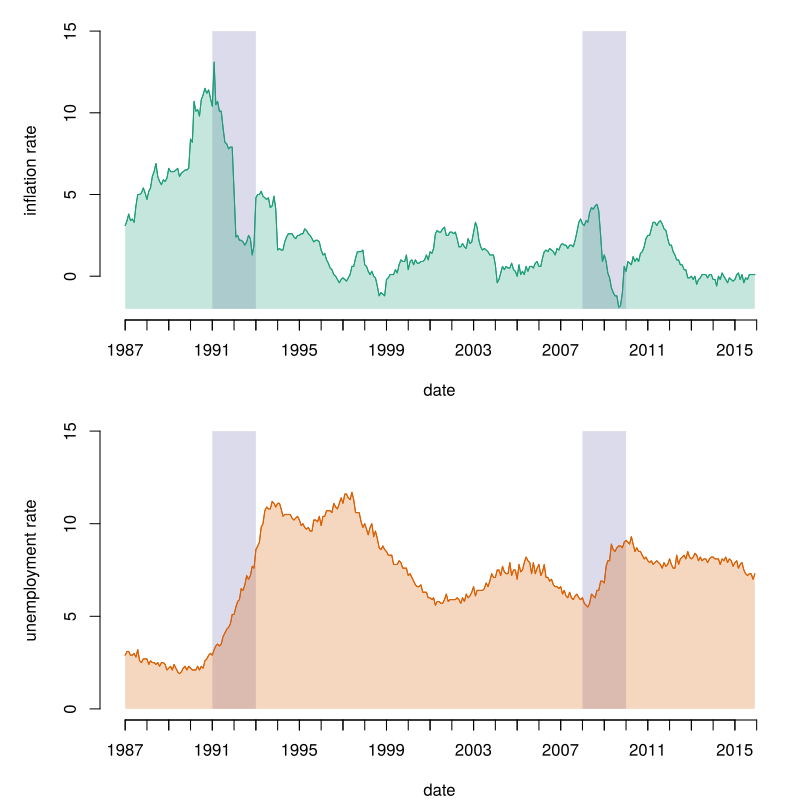

Recreate this plot in R.
##############################################################################
##############################################################################
# Example 2.1
# Philips curve modelfor Swedish inflation/unemployment
# Reproduces Figure 2.2
#
# Copyright (c) 2016 Johan Dahlin [ johan.dahlin (at) liu.se ]
# Distributed under the MIT license.
#
##############################################################################
##############################################################################

#setwd("~/projects/phd-thesis/thesis-figures/ex-philips")

# Setup plot colors
library("RColorBrewer")
plotColors = brewer.pal(6, "Dark2");

d            <- read.table("philipscurve_sweden_1987_2015.csv",sep=",",header=T)
dates        <- as.Date( seq(as.POSIXct("1987-01-01 01:00:00 CET"), as.POSIXct("2015-12-01 01:00:00 CET"), by = "1 months") )
inflation    <- as.numeric( d$inflation    )
unemployment <- as.numeric( d$unemployment )
nMCMC        <- 15000;
burnin       <- 5000;


cairo_pdf("ex-philips-data.pdf",  height = 8, width = 8)

layout(matrix(c(1,2), 2, 1, byrow = TRUE))  
par(mar=c(4,5,1,1))

plot(as.Date(dates),inflation,type="l",ylab="inflation rate", xlab="date",col=plotColors[1],bty="n",xaxt="n", ylim=c(-2,15), xlim=c(as.Date("1987-01-01 01:00:00 CET"),as.Date("2015-12-01 01:00:00 CET")) )

tt <- c(as.Date("1991-01-01 01:00:00 CET"),as.Date("1993-01-01 01:00:00 CET"))
polygon(c(tt,rev(tt)),c(-2,-2,15,15),border=NA,col=rgb(t(col2rgb(plotColors[3]))/256,alpha=0.25))

tt <- c(as.Date("2008-01-01 01:00:00 CET"),as.Date("2010-01-01 01:00:00 CET"))
polygon(c(tt,rev(tt)),c(-2,-2,15,15),border=NA,col=rgb(t(col2rgb(plotColors[3]))/256,alpha=0.25))

r         = as.POSIXct(range(dates), "1 months"); 
atVector  = seq(r[1], as.POSIXct("2016-01-01 01:00:00 CET"), by = "12 months")
atVector2 = seq(r[1], as.POSIXct("2016-01-01 01:00:00 CET"), by = "24 months")
axis.Date(1, at=atVector, labels=NA)
axis.Date(1, at=atVector2, format="%Y")

grid = as.Date(dates);
polygon(c(grid,rev(grid)),c(inflation,rep(-2,length(grid))),border=NA,col=rgb(t(col2rgb(plotColors[1]))/256,alpha=0.25))
lines(as.Date(dates),inflation,lwd=1,col=plotColors[1])


plot(as.Date(dates),unemployment,type="l",ylab="unemployment rate", xlab="date",col=plotColors[2],bty="n",xaxt="n", ylim=c(0,15) , xlim=c(as.Date("1987-01-01 01:00:00 CET"),as.Date("2015-12-01 01:00:00 CET")) )

tt <- c(as.Date("1991-01-01 01:00:00 CET"),as.Date("1993-01-01 01:00:00 CET"))
polygon(c(tt,rev(tt)),c(0,0,15,15),border=NA,col=rgb(t(col2rgb(plotColors[3]))/256,alpha=0.25))

tt <- c(as.Date("2008-01-01 01:00:00 CET"),as.Date("2010-01-01 01:00:00 CET"))
polygon(c(tt,rev(tt)),c(0,0,15,15),border=NA,col=rgb(t(col2rgb(plotColors[3]))/256,alpha=0.25))

r         = as.POSIXct(range(dates), "1 months"); 
atVector  = seq(r[1], as.POSIXct("2016-01-01 01:00:00 CET"), by = "12 months")
atVector2 = seq(r[1], as.POSIXct("2016-01-01 01:00:00 CET"), by = "24 months")
axis.Date(1, at=atVector, labels=NA)
axis.Date(1, at=atVector2, format="%Y")

grid = as.Date(dates);
polygon(c(grid,rev(grid)),c(unemployment,rep(0,length(grid))),border=NA,col=rgb(t(col2rgb(plotColors[2]))/256,alpha=0.25))
lines(as.Date(dates),unemployment,lwd=1,col=plotColors[2])

dev.off()
